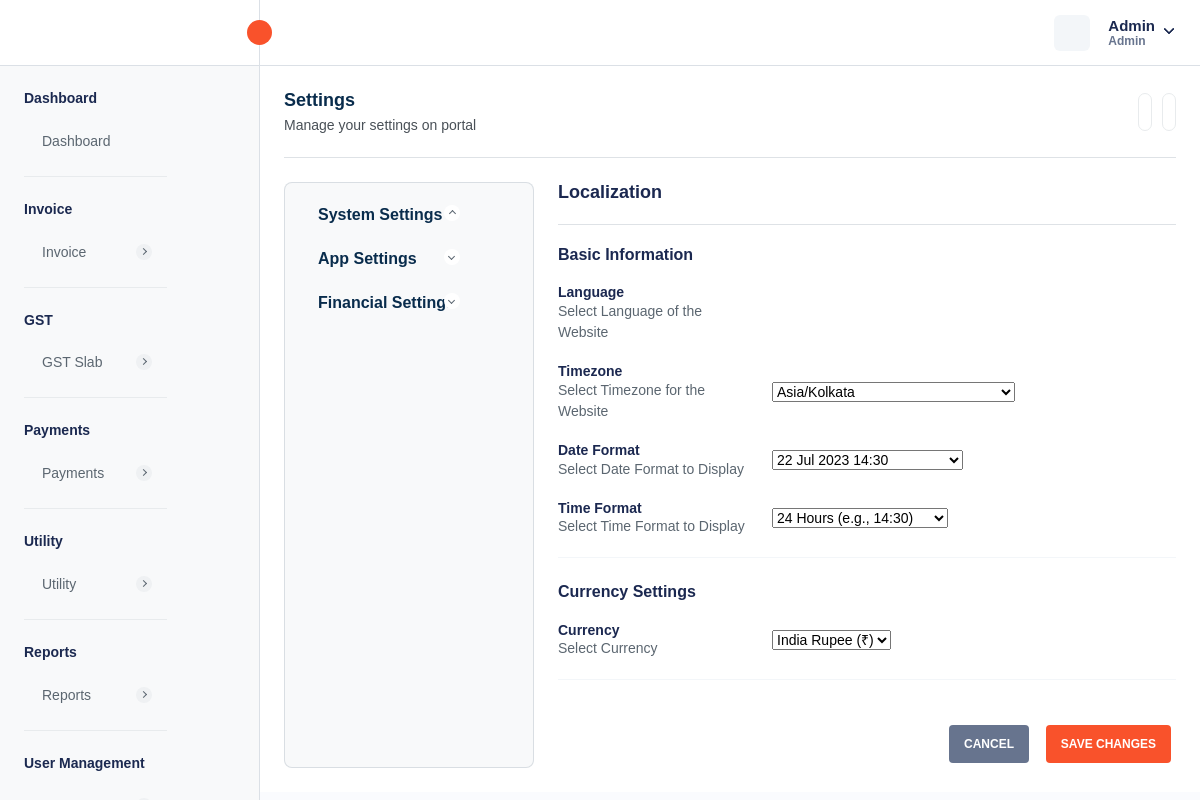
The app's page /localization-settings.php (signed in), older data.
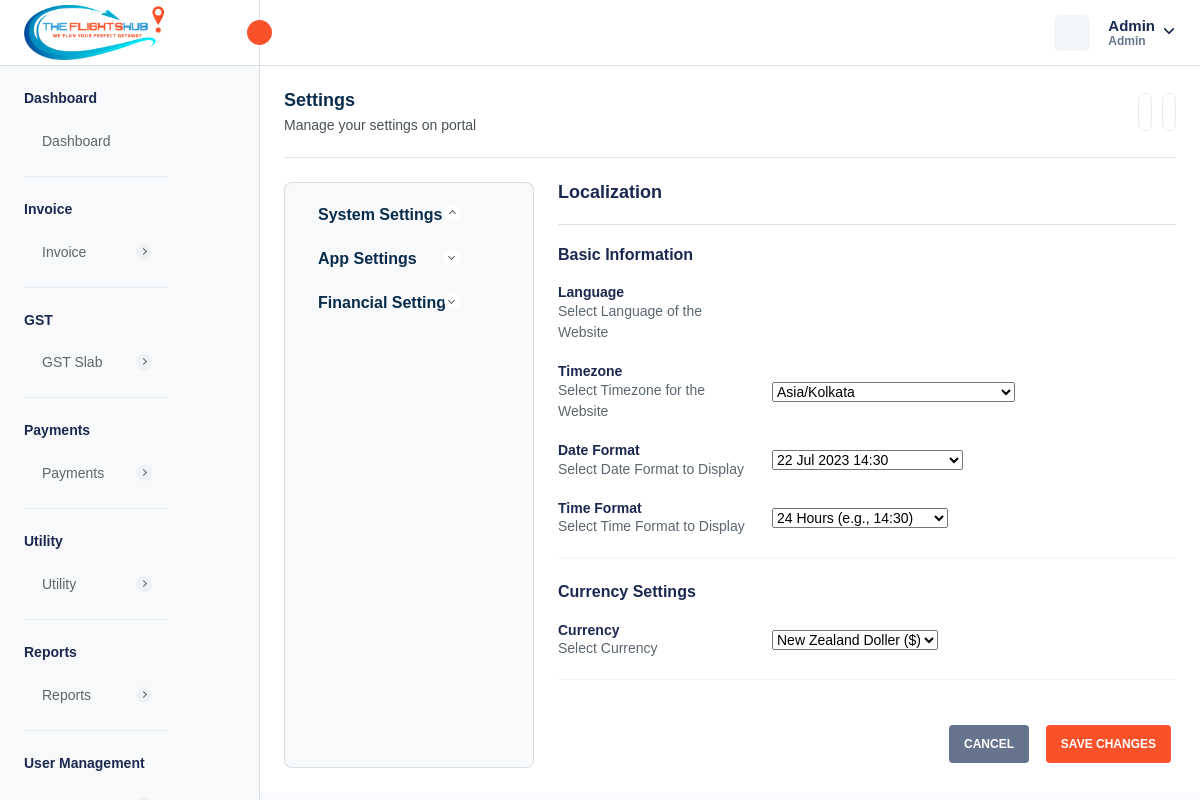
The same page, newer data.
### tables this page shows
CREATE TABLE `localization_settings` (
  `id` int NOT NULL AUTO_INCREMENT,
  `language` varchar(50) DEFAULT 'English',
  `timezone` varchar(100) DEFAULT 'UTC',
  `date_format` varchar(20) DEFAULT 'd M Y',
  `time_format` varchar(10) DEFAULT '12',
  `currency_id` int DEFAULT NULL,
  `created_at` datetime DEFAULT CURRENT_TIMESTAMP,
  `updated_at` datetime DEFAULT CURRENT_TIMESTAMP ON UPDATE CURRENT_TIMESTAMP,
  PRIMARY KEY (`id`)
);

CREATE TABLE `currency` (
  `currency_id` int NOT NULL AUTO_INCREMENT,
  `currency_name` varchar(255) DEFAULT NULL,
  `currency_code` varchar(45) DEFAULT NULL,
  `currency_symbol` varchar(45) DEFAULT NULL,
  `currency_rate` decimal(10,2) DEFAULT NULL,
  `created_at` timestamp NULL DEFAULT CURRENT_TIMESTAMP,
  `updated_at` timestamp NULL DEFAULT NULL,
  `is_active` int DEFAULT '1',
  PRIMARY KEY (`currency_id`)
);

CREATE TABLE `company_settings` (
  `company_id` int NOT NULL AUTO_INCREMENT,
  `company_name` varchar(255) DEFAULT NULL,
  `company_email` varchar(255) DEFAULT NULL,
  `company_phone` varchar(20) DEFAULT NULL,
  `company_website` varchar(255) DEFAULT NULL,
  `company_logo` varchar(255) DEFAULT NULL,
  `favicon` varchar(255) DEFAULT NULL,
  `address` text,
  `country` varchar(100) DEFAULT NULL,
  `state` varchar(100) DEFAULT NULL,
  `city` varchar(100) DEFAULT NULL,
  `postal_code` varchar(20) DEFAULT NULL,
  `gst_number` varchar(255) DEFAULT NULL,
  `bz_number` varchar(255) DEFAULT NULL,
  `created_at` timestamp NULL DEFAULT CURRENT_TIMESTAMP,
  `updated_at` timestamp NULL DEFAULT CURRENT_TIMESTAMP ON UPDATE CURRENT_TIMESTAMP,
  PRIMARY KEY (`company_id`)
);

### localization-settings.php (the view, shortened to what the changed rows need)
<?php
require "./database/config.php";
try {
    $stmtFetchCompanySettings = $db->prepare("SELECT * FROM company_settings");
    $stmtFetchCompanySettings->execute();
    $companySettings = $stmtFetchCompanySettings->get_result()->fetch_array(MYSQLI_ASSOC);
    $stmtFetchCurrency = $db->prepare("SELECT * FROM currency WHERE is_active = 1");
    $stmtFetchCurrency->execute();
    $currencies = $stmtFetchCurrency->get_result()->fetch_all(MYSQLI_ASSOC);
    $timezones = DateTimeZone::listIdentifiers();
    $stmtFetchLocalizationSettings = $db->prepare("SELECT * FROM localization_settings;");
    $stmtFetchLocalizationSettings->execute();
    $localizationSettings = $stmtFetchLocalizationSettings->get_result()->fetch_array(MYSQLI_ASSOC);
} catch (Exception $e) {
    $_SESSION['error'] = $e->getMessage();
}
?>
<!DOCTYPE html>
<html lang="en">
<head>
    <link rel="stylesheet" href="assets/css/bootstrap.min.css" />
    <link rel="stylesheet" href="assets/css/animate.css" />
    <link rel="stylesheet" href="assets/plugins/select2/css/select2.min.css" />
    <link rel="stylesheet" href="assets/plugins/bootstrap-tagsinput/bootstrap-tagsinput.css" />
    <link rel="stylesheet" href="assets/css/bootstrap-datetimepicker.min.css" />
    <link rel="stylesheet" href="assets/css/dataTables.bootstrap5.min.css" />
    <link rel="stylesheet" href="assets/plugins/fontawesome/css/fontawesome.min.css" />
    <link rel="stylesheet" href="assets/plugins/fontawesome/css/all.min.css" />
    <link rel="stylesheet" href="assets/css/style.css" />
    <link rel="stylesheet" href="https://cdn.jsdelivr.net/npm/notyf@3/notyf.min.css" />
</head>
<body>
    <div class="main-wrapper">
        <div class="header">
            <?php require_once("header.php"); ?>
        </div>
        <div class="page-wrapper">
            <div class="content settings-content">
                <div class="row">
                    <div class="col-xl-12">
                        <div class="settings-wrapper d-flex">
                            <div class="settings-page-wrap">
                                <form action="" method="post" accept-charset="UTF-8">
                                    <div class="company-info company-images">
                                        <div class="localization-info">
                                            <div class="row align-items-center">
                                                <div class="col-sm-4">
                                                    <div class="localization-select">
                                                        <select class="select" name="timezone">
                                                            <?php foreach ($timezones as $timezone) { ?>
                                                                <option <?php echo $localizationSettings['timezone'] == $timezone ? "selected" : "" ?> value='<?= $timezone ?>'>
                                                                    <?= htmlspecialchars($timezone) ?>
                                                                </option>
                                                            <?php } ?>
                                                        </select>
                                                    </div>
                                                </div>
                                            </div>
                                            <div class="row align-items-center">
                                                <div class="col-sm-4">
                                                    <div class="localization-select">
                                                        <select class="select" name="time_format">
                                                            <option value="24" <?php echo $localizationSettings['time_format'] == "24" ? "selected" : "" ?>>24 Hours (e.g., 14:30)</option>
                                                        </select>
                                                    </div>
                                                </div>
                                            </div>
                                        </div>
                                    </div>
                                    <div class="company-info company-images">
                                        <div class="localization-info">
                                            <div class="row align-items-center">
                                                <div class="col-sm-4">
                                                    <div class="localization-select">
                                                        <select class="select" name="currency">
                                                            <?php
                                                            foreach ($currencies as $currency) { ?>
                                                                <option value='<?= $currency['currency_id'] ?>' <?php echo $localizationSettings['currency_id'] == $currency['currency_id'] ? "selected" : "" ?>>
                                                                    <?= $currency['currency_name'] . " (" . $currency['currency_symbol'] . ")" ?>
                                                                </option>";
                                                            <?php } ?>
                                                        </select>
                                                    </div>
                                                </div>
                                            </div>
                                        </div>
                                    </div>
                                </form>
                            </div>
                        </div>
                    </div>
                </div>
            </div>
        </div>
    </div>
</body>
</html>

### header.php (shortened to what the changed rows need)
<div class="header">
    <div class="header-left active">
        <a href="admin-dashboard.php" class="logo logo-normal">
            <img src="<?= isset($companySettings['company_logo']) ? $companySettings['company_logo'] : "assets/img/logo/vis-logo.png" ?>" alt="" />
        </a>
    </div>
</div>

Row changes from the older to the newer data that the page shows:
now on this page (row edited): company_settings: company_logo (picture)
changed localization_settings "Asia/Kolkata": currency "India Rupee (₹)" → "New Zealand Doller ($)"
